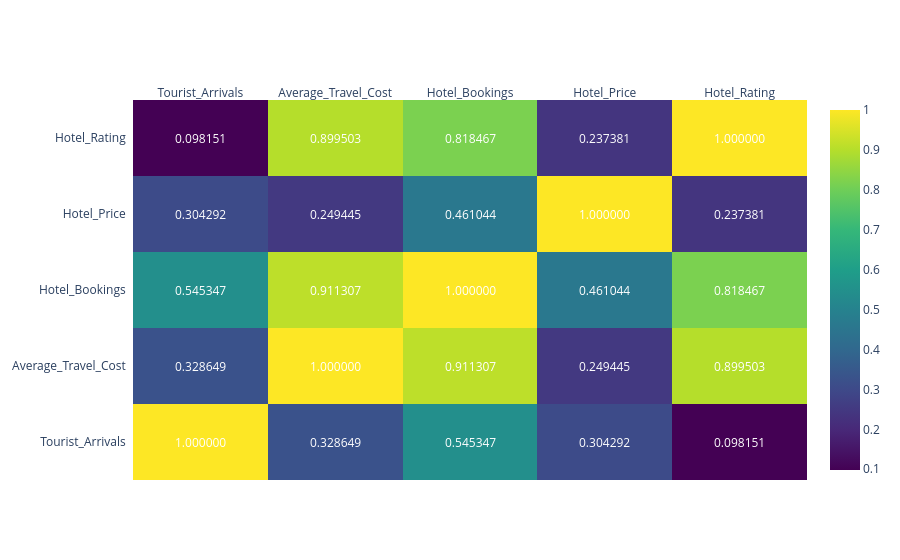

The notebook cell saved with this chart:
### Markdown cell above
## **Correlation Between Travel Features**

### Code cell
import plotly.figure_factory as ff
## Compute correlations matrix(numerical columns only)
correalation_matrix= df.select_dtypes(include=['number']).corr()

##Create annotated heatmap with smaller font
fig = ff.create_annotated_heatmap(
    z=correalation_matrix.values,
    x=correalation_matrix.columns.tolist(),
    y= correalation_matrix.index.to_list(),
    colorscale='Viridis',
    showscale= True,
    annotation_text=[[f'{val:2f}'for val in row]for row in correalation_matrix.values],
    font_colors = ["white"]
)
fig.show()

### Figure 1 — Plotly figure (JSON) as saved in the notebook; plotly's stock layout.template omitted (floating-point values rounded to 4 significant figures)
{"data": [{"colorscale": [[0, "#440154"], [0.1111, "#482878"], [0.2222, "#3e4989"], [0.3333, "#31688e"], [0.4444, "#26828e"], [0.5556, "#1f9e89"], [0.6667, "#35b779"], [0.7778, "#6ece58"], [0.8889, "#b5de2b"], [1, "#fde725"]], "reversescale": false, "showscale": true, "type": "heatmap", "x": ["Tourist_Arrivals", "Average_Travel_Cost", "Hotel_Bookings", "Hotel_Price", "Hotel_Rating"], "y": ["Tourist_Arrivals", "Average_Travel_Cost", "Hotel_Bookings", "Hotel_Price", "Hotel_Rating"], "z": [[1.0, 0.3286, 0.5453, 0.3043, 0.09815], [0.3286, 1.0, 0.9113, 0.2494, 0.8995], [0.5453, 0.9113, 1.0, 0.461, 0.8185], [0.3043, 0.2494, 0.461, 1.0, 0.2374], [0.09815, 0.8995, 0.8185, 0.2374, 1.0]]}], "layout": {"annotations": [{"font": {"color": "white"}, "showarrow": false, "text": "1.000000", "x": "Tourist_Arrivals", "xref": "x", "y": "Tourist_Arrivals", "yref": "y"}, {"font": {"color": "white"}, "showarrow": false, "text": "0.328649", "x": "Average_Travel_Cost", "xref": "x", "y": "Tourist_Arrivals", "yref": "y"}, {"font": {"color": "white"}, "showarrow": false, "text": "0.545347", "x": "Hotel_Bookings", "xref": "x", "y": "Tourist_Arrivals", "yref": "y"}, {"font": {"color": "white"}, "showarrow": false, "text": "0.304292", "x": "Hotel_Price", "xref": "x", "y": "Tourist_Arrivals", "yref": "y"}, {"font": {"color": "white"}, "showarrow": false, "text": "0.098151", "x": "Hotel_Rating", "xref": "x", "y": "Tourist_Arrivals", "yref": "y"}, {"font": {"color": "white"}, "showarrow": false, "text": "0.328649", "x": "Tourist_Arrivals", "xref": "x", "y": "Average_Travel_Cost", "yref": "y"}, {"font": {"color": "white"}, "showarrow": false, "text": "1.000000", "x": "Average_Travel_Cost", "xref": "x", "y": "Average_Travel_Cost", "yref": "y"}, {"font": {"color": "white"}, "showarrow": false, "text": "0.911307", "x": "Hotel_Bookings", "xref": "x", "y": "Average_Travel_Cost", "yref": "y"}, {"font": {"color": "white"}, "showarrow": false, "text": "0.249445", "x": "Hotel_Price", "xref": "x", "y": "Average_Travel_Cost", "yref": "y"}, {"font": {"color": "white"}, "showarrow": false, "text": "0.899503", "x": "Hotel_Rating", "xref": "x", "y": "Average_Travel_Cost", "yref": "y"}, {"font": {"color": "white"}, "showarrow": false, "text": "0.545347", "x": "Tourist_Arrivals", "xref": "x", "y": "Hotel_Bookings", "yref": "y"}, {"font": {"color": "white"}, "showarrow": false, "text": "0.911307", "x": "Average_Travel_Cost", "xref": "x", "y": "Hotel_Bookings", "yref": "y"}, {"font": {"color": "white"}, "showarrow": false, "text": "1.000000", "x": "Hotel_Bookings", "xref": "x", "y": "Hotel_Bookings", "yref": "y"}, {"font": {"color": "white"}, "showarrow": false, "text": "0.461044", "x": "Hotel_Price", "xref": "x", "y": "Hotel_Bookings", "yref": "y"}, {"font": {"color": "white"}, "showarrow": false, "text": "0.818467", "x": "Hotel_Rating", "xref": "x", "y": "Hotel_Bookings", "yref": "y"}, {"font": {"color": "white"}, "showarrow": false, "text": "0.304292", "x": "Tourist_Arrivals", "xref": "x", "y": "Hotel_Price", "yref": "y"}, {"font": {"color": "white"}, "showarrow": false, "text": "0.249445", "x": "Average_Travel_Cost", "xref": "x", "y": "Hotel_Price", "yref": "y"}, {"font": {"color": "white"}, "showarrow": false, "text": "0.461044", "x": "Hotel_Bookings", "xref": "x", "y": "Hotel_Price", "yref": "y"}, {"font": {"color": "white"}, "showarrow": false, "text": "1.000000", "x": "Hotel_Price", "xref": "x", "y": "Hotel_Price", "yref": "y"}, {"font": {"color": "white"}, "showarrow": false, "text": "0.237381", "x": "Hotel_Rating", "xref": "x", "y": "Hotel_Price", "yref": "y"}, {"font": {"color": "white"}, "showarrow": false, "text": "0.098151", "x": "Tourist_Arrivals", "xref": "x", "y": "Hotel_Rating", "yref": "y"}, {"font": {"color": "white"}, "showarrow": false, "text": "0.899503", "x": "Average_Travel_Cost", "xref": "x", "y": "Hotel_Rating", "yref": "y"}, {"font": {"color": "white"}, "showarrow": false, "text": "0.818467", "x": "Hotel_Bookings", "xref": "x", "y": "Hotel_Rating", "yref": "y"}, {"font": {"color": "white"}, "showarrow": false, "text": "0.237381", "x": "Hotel_Price", "xref": "x", "y": "Hotel_Rating", "yref": "y"}, {"font": {"color": "white"}, "showarrow": false, "text": "1.000000", "x": "Hotel_Rating", "xref": "x", "y": "Hotel_Rating", "yref": "y"}], "xaxis": {"dtick": 1, "gridcolor": "rgb(0, 0, 0)", "side": "top", "ticks": ""}, "yaxis": {"dtick": 1, "ticks": "", "ticksuffix": "  "}}}
